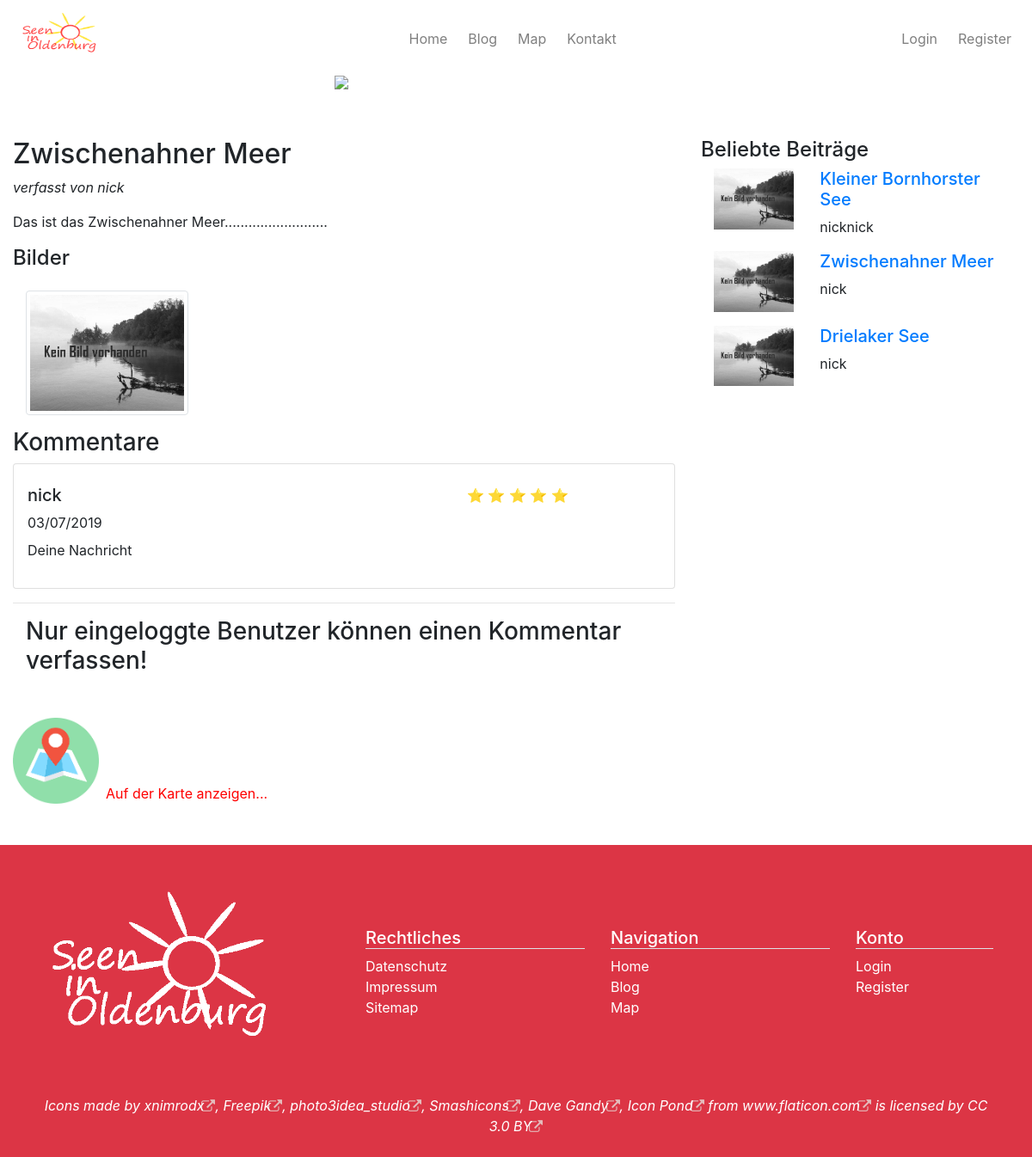
The app's page /blog_detail.php?id=37 with its own data.
### tables this page shows
CREATE TABLE "article" (
	"id"	INTEGER PRIMARY KEY AUTOINCREMENT,
	"title"	TEXT NOT NULL,
	"lakename"	TEXT NOT NULL,
	"coordinates"	BLOB NOT NULL,
	"description"	TEXT NOT NULL,
	"badesee"	INTEGER NOT NULL,
	"angelsee"	INTEGER NOT NULL,
	"hundestrand"	INTEGER NOT NULL,
	"wc"	INTEGER NOT NULL,
	"grillen"	INTEGER NOT NULL,
	"wlan"	INTEGER NOT NULL,
	"author"	TEXT NOT NULL
);

CREATE TABLE "review" (
	"id"	INTEGER PRIMARY KEY AUTOINCREMENT,
	"author"	TEXT NOT NULL,
	"date"	TEXT NOT NULL,
	"review_text"	TEXT NOT NULL,
	"stars"	INTEGER NOT NULL,
	"article_id"	INTEGER NOT NULL,
	FOREIGN KEY("article_id") REFERENCES "article"("id") ON DELETE CASCADE
);

### database/database.php (called while the page is built, shortened)
<?php
class SQLiteDB extends DatabaseDAO {
    public $file = "database/database.db";
    public function connect($dsn) {
        try {
            $this->db = new PDO("sqlite:".$dsn);
            return $this->db;
        } catch (PDOException $e) {
            throw new Exception("Derzeit kann keine Verbindung zur Datenbank hergestellt werden. Bitte versuchen Sie es später erneut!");
        }
    }
    public function getArticleByID($id) {
        try{
            $id = intval($id);
            $db = $this->connect($this->file);
            $sql = "SELECT * FROM article WHERE id = :id";
            $cmd = $db->prepare($sql);
            $cmd->bindParam(":id", $id);
            $cmd->execute();
            $result =   $cmd->fetchObject();
            $result->pictures = $this->getPicturesByArticle($id);
            return $result;
        }catch (Exception $ex) {
            echo "<div class=\"mx-auto my-2 w-25 alert alert-danger\" role=\"alert\">Fehler: " . $ex->getMessage()."</div>";
        }
    }
    public function getReviewsByBlogID($id){
        try{
            $id = htmlspecialchars($id);
           $db = $this->connect($this->file);
            $sql = "SELECT * FROM review WHERE article_id = :id";
            $cmd = $db->prepare($sql);
            $cmd->bindParam(":id", $id);
            $result = array();
            if($cmd->execute()) {
                while($row = $cmd->fetchObject()) {
                    array_push($result, $row);
                }
            }
            return $result;
        }catch (Exception $ex) {
            echo "<div class=\"mx-auto my-2 w-25 alert alert-danger\" role=\"alert\">Fehler: " . $ex->getMessage()."</div>";
        }
    }
    public function getPopularPosts() {
        try{
            $db = $this->connect($this->file);
            $sql = "SELECT article_id, avg(stars) AS avg_stars FROM review GROUP BY article_id ORDER BY avg_stars DESC LIMIT 5";
            $cmd = $db->prepare($sql);
            $result = array();
            if ($cmd->execute()) {
                while ($row = $cmd->fetchObject()) {
                    $currentArticle = $this->getArticleByID($row->article_id);
                    if(is_object($currentArticle)){
                        $currentArticle->pictures = $this->getPicturesByArticle($row->article_id);
                        array_push($result, $currentArticle);
                    }
                }
            }
            return $result;
        }catch (Exception $ex) {
            echo "<div class=\"mx-auto my-2 w-25 alert alert-danger\" role=\"alert\">Fehler: " . $ex->getMessage()."</div>";
        }
    }
    private function getPicturesByArticle($articleID) {
        try{
            $db = $this->connect($this->file);
            $sql = "SELECT path FROM pictures WHERE article_id = :id";
            $cmd = $db->prepare($sql);
            $cmd->bindParam(":id", $articleID);
            $pictures = array();
            if ($cmd->execute()) {
                while($row = $cmd->fetchObject()) {
                    $pictures[] = $row->path;
                }
            }
            return $pictures;
        }catch (Exception $ex) {
            echo "<div class=\"mx-auto my-2 w-25 alert alert-danger\" role=\"alert\">Fehler: " . $ex->getMessage()."</div>";
        }
    }
}
?>

### blog_detail.php (the view, shortened to what this page needs)
<?php
    include 'database/database.php';
    $database = new SQLiteDB();
    if($_SERVER['REQUEST_METHOD'] === 'GET' || $_SERVER['REQUEST_METHOD'] === 'POST') {
        $articleID = intval($_GET['id']);
        $entry = $database->getArticleByID($articleID);
        $reviews = $database->getReviewsByBlogID($articleID);
        $popularPosts = $database->getPopularPosts();
        $articlePictures = $entry->pictures;
    } else {
        header("Location: blog.php");
    }
?>
<!doctype html>
<html lang="de">
<head>
    <?php include 'header.php'; ?>
    <section>
        <div class="slider">
            <img class="img-fluid" src="img/banner.png" alt="Großer Bornhorster See - eine Oase der Entspannung">
            <div class="bottom-left">
                <h1><?php echo htmlspecialchars($entry->title) ?></h1>
            </div>
        </div>
    </section>
    <div class="container-fluid my-5">
        <div class="row">
            <div class="col-md-8 col-xs-12">
                <section>
                    <div>
                        <h2>
                            <?php echo htmlspecialchars($entry->title) ?>
                        </h2>
                        <p><i>verfasst von <?php echo htmlspecialchars($entry->author) ?></i></p>
                        <p><?php echo htmlspecialchars($entry->description); ?></p>
                    </div>
                </section>
                <h4>Bilder</h4>
                <div class="container custom-container">
                    <div class="row">
                        <div class="row">
                        <?php  foreach ($articlePictures as $picture_path) {
                            if(!file_exists($picture_path)) $picture_path = "img\alt\alternative.png";
                            ?>
                                <div class="col-md-4 col-xs-6 thumb">
                                    <div class="thumbnail slider" data-image-id="" data-toggle="modal" data-title=""
                                        data-image="<?php echo htmlspecialchars($picture_path) ?>" data-target="#image-gallery">
                                        <img class="img-thumbnail" src="<?php echo htmlspecialchars($picture_path) ?>" alt="Another alt text">
                                    </div>
                                </div>
                        <?php } ?>
                        </div>
                    </div>
                </div>
                <section>
                    <div>
                        <h3>Kommentare</h3>
                        <?php foreach($reviews as $review) { ?>
                            <div class="card px-3 py-3 mb-3">
                            <div class="row">
                                <div class="col-md-8 col-xs-12 my-2">
                                    <h5><?php echo htmlspecialchars($review->author); ?></h5>
                                    <?php echo htmlspecialchars($review->date); ?>
                                </div>
                                <div class="col-md-4 col-xs-12 my-2">
                                    <?php for($i = 0; $i < $review->stars; $i++) { ?>
                                        ⭐
                                    <?php } ?>
                                </div>
                            </div>
                            <p><?php echo htmlspecialchars($review->review_text); ?></p>
                        </div>
                        <?php } ?>
                    </div>
                    <hr>
                    <?php if(isset($_SESSION['name'])) { ?>
                        <div class="col-12">
                            <h3>Schreibe uns ein Kommentar!</h3>
                            <form class="form-group" action="blog_detail.php<?php echo htmlspecialchars("?id=".$articleID) ?>" method="post">
                            <input class="form-control" type="hidden" name="articleID" value="<?php echo htmlspecialchars($_GET['id']); ?>">
                            <input class="form-control" type="hidden" name="name" id="name" value="<?php echo htmlspecialchars($_SESSION['name']); ?>"><br>
                                <textarea class="form-control" name="message" id="message" cols="30"
                                    rows="10">Deine Nachricht</textarea><br>
                                <h5>Bewerten Sie diesen See!</h5>
                                <input class="radio-inline my-2 mx-2" type="radio" name="review[]" id="review" value="5">5
                                <input class="radio-inline my-2 mx-2" type="radio" name="review[]" id="review" value="4">4
                                <input class="radio-inline my-2 mx-2" type="radio" name="review[]" id="review" value="3">3
                                <input class="radio-inline my-2 mx-2" type="radio" name="review[]" id="review" value="2">2
                                <input class="radio-inline my-2 mx-2" type="radio" name="review[]" id="review" value="1">1<br>
                                <input class="btn btn-danger" type="submit" value="Absenden">
                            </form>
                        </div>
                    <?php } else { ?>
                        <div class="col-12">
                            <h3>Nur eingeloggte Benutzer können einen Kommentar verfassen!</h3>
                        </div>
                    <?php } ?>
                </section>
                <div style="margin-top: 50px; position: relative;">
                    <a href="map.php?search=<?php echo htmlspecialchars($entry->title); ?>"><img style="width: 100px" class="img-fluid mr-2" src="img\MapIcon.png"></a>
                    <a style="position: absolute; bottom: 0;" href="map.php?search=<?php echo htmlspecialchars($entry->title); ?>" class="red-text">Auf der Karte anzeigen...</a>
                </div>
            </div>
            <div class="col-md-4 col-xs-6">
                <aside>
                    <div>
                        <h4>Beliebte Beiträge</h4>
                        <div class="container">
                            <?php foreach($popularPosts as $popularPost) {
                                $firstImage =  count($popularPost->pictures) > 0 && file_exists(($popularPost->pictures)[0]) ? $popularPost->pictures[0] : "img\alt\alternative.png";             ?>
                                <div class="row mb-3">
                                <div class="col-4"><img class="img-fluid mr-2" src="<?php echo htmlspecialchars($firstImage) ?>"
                                        alt="Spaß in der Sonne"></div>
                                <div class="col-8">
                                    <h5><a class="popular-link" href="blog_detail.php?id=<?php echo $popularPost->id ?>"><?php echo htmlspecialchars($popularPost->title) ?></a></h5>
                                    <span class="mt-3"><?php echo htmlspecialchars($popularPost->author) ?></span>
                                </div>
                            </div>
                            <?php } ?>
                        </div>
                    </div>
                </aside>
            </div>
        </div>
    </div>
    <?php include 'footer.php'; ?>
    </body>
</html>

### css/styles.css (style rules this page uses)
.red-text { color: red !important; }
.thumb { margin-top: 15px; margin-bottom: 15px; }
.container.custom-container { margin-right: 15px !important; margin-left: 15px !important; max-width: 100% !important; }
.slider { position: relative; text-align: center; color: white; }
.bottom-left { position: absolute; bottom: 8px; left: 16px; }

### records on screen
article: title "Zwischenahner Meer", author "nick", description "Das ist das Zwischenahner Meer.........................."
review: author "nick", date "03/07/2019", stars 5 (drawn), review_text "Deine Nachricht"
article: title "Kleiner Bornhorster See", author "nicknick"
article: title "Drielaker See", author "nick"
